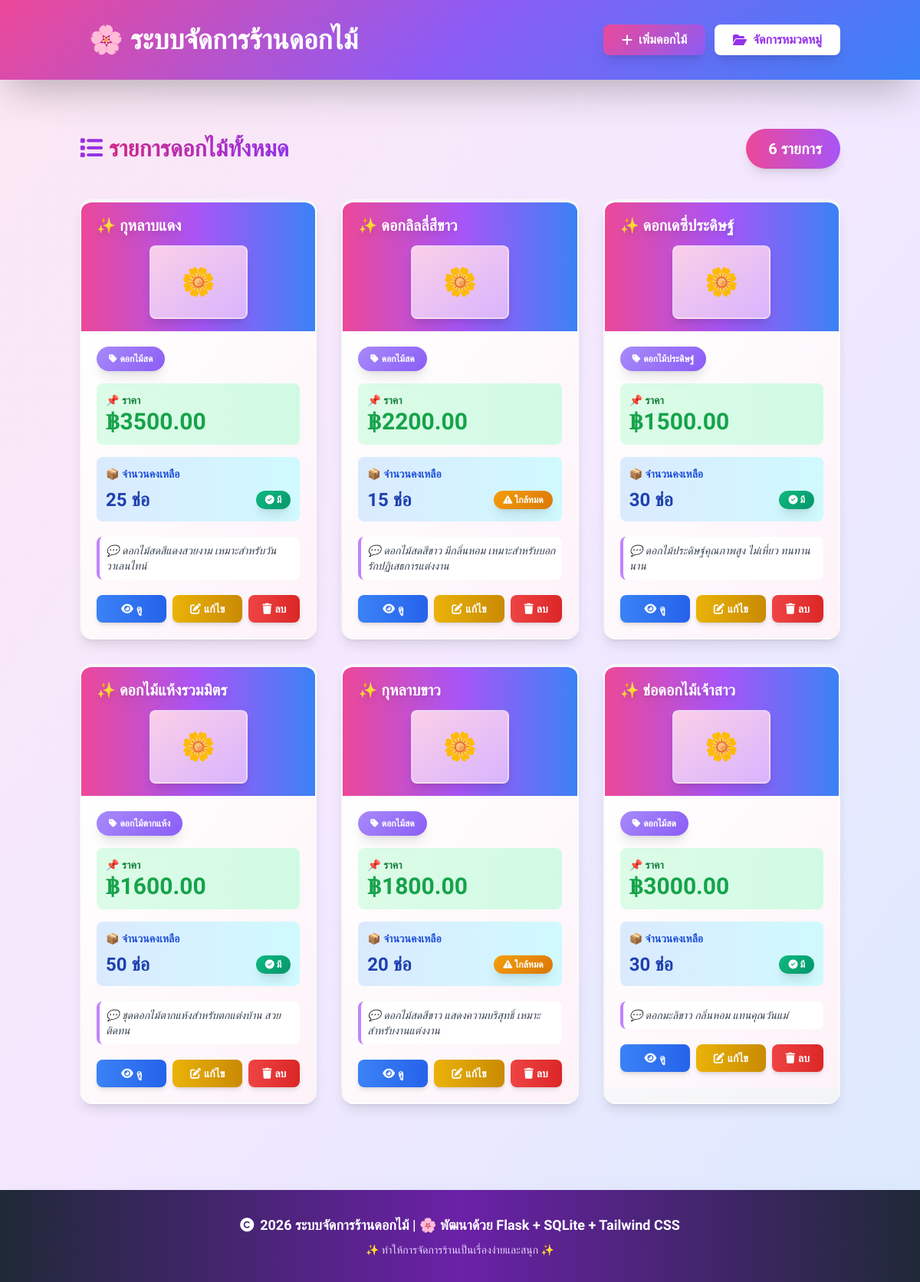
The page / on the database its author committed.
### tables this page shows
CREATE TABLE Flowers (
    flower_id INTEGER PRIMARY KEY AUTOINCREMENT,
    flower_name TEXT NOT NULL,
    category_id INTEGER NOT NULL,
    price REAL NOT NULL CHECK(price > 0),
    quantity INTEGER NOT NULL CHECK(quantity >= 0),
    description TEXT, image_url TEXT,
    FOREIGN KEY (category_id) REFERENCES Categories(category_id)
);

CREATE TABLE Categories (
    category_id INTEGER PRIMARY KEY AUTOINCREMENT,
    category_name TEXT NOT NULL UNIQUE
);

### app.py (the view)
@app.route('/')
def index():
    flowers = get_flowers()
    return render_template('index.html', flowers=flowers)

### app.py (called while the page is built)
def get_db_connection():
    conn = sqlite3.connect(DATABASE)
    conn.row_factory = sqlite3.Row
    return conn

def get_flowers():
    conn = get_db_connection()
    cursor = conn.cursor()
    cursor.execute('''
        SELECT f.flower_id, f.flower_name, c.category_name, f.price,
               f.quantity, f.description, f.category_id, f.image_url
        FROM Flowers f
        INNER JOIN Categories c ON f.category_id = c.category_id
        ORDER BY f.flower_id
    ''')
    flowers = cursor.fetchall()
    conn.close()
    return flowers

### templates/index.html (shortened to what this page needs)
<!DOCTYPE html>
<html lang="th">
<head>
    <script src="https://cdn.tailwindcss.com"></script>
    <link rel="stylesheet" href="https://cdnjs.cloudflare.com/ajax/libs/font-awesome/6.4.0/css/all.min.css">
</head>
<body class="bg-gradient-to-br from-pink-100 via-purple-100 to-blue-100 min-h-screen">
    <header class="gradient-header text-white py-8 shadow-2xl sticky top-0 z-50">
        <div class="container mx-auto px-4">
            <div class="flex items-center justify-between flex-wrap gap-4">
                <div class="flex items-center gap-3">
                    <h1 class="text-4xl font-bold">🌸 ระบบจัดการร้านดอกไม้</h1>
                </div>
                <nav class="flex gap-3 flex-wrap">
                    <a href="{{ url_for('add_flower') }}" class="btn-gradient text-white px-6 py-2 rounded-lg font-semibold flex items-center gap-2 shadow-lg">
                        <i class="fas fa-plus"></i> เพิ่มดอกไม้
                    </a>
                    <a href="{{ url_for('categories') }}" class="bg-white text-purple-600 px-6 py-2 rounded-lg font-semibold hover:bg-purple-100 transition flex items-center gap-2 shadow-lg">
                        <i class="fas fa-folder-open"></i> จัดการหมวดหมู่
                    </a>
                </nav>
            </div>
        </div>
    </header>
    <main class="container mx-auto px-4 py-12">
        {% if flowers %}
            <div class="mb-10 flex justify-between items-center flex-wrap gap-4">
                <div>
                    <h2 class="text-3xl font-bold text-transparent bg-clip-text bg-gradient-to-r from-pink-600 to-purple-600">
                        <i class="fas fa-list text-purple-600 mr-2"></i>รายการดอกไม้ทั้งหมด
                    </h2>
                </div>
                <div class="bg-gradient-to-r from-pink-500 to-purple-500 text-white px-6 py-3 rounded-full font-bold shadow-lg text-xl">
                     {{ flowers|length }} รายการ
                </div>
            </div>
            <div class="grid grid-cols-1 md:grid-cols-2 lg:grid-cols-3 xl:grid-cols-4 gap-8">
                {% for flower in flowers %}
                    <div class="flower-card bg-white rounded-2xl shadow-lg overflow-hidden border-t-4 border-gradient-to-r from-pink-500 to-purple-500 hover:shadow-2xl backdrop-blur">
                        <div class="bg-gradient-to-r from-pink-500 via-purple-500 to-blue-500 px-5 py-4">
                            <h3 class="text-xl font-bold text-white truncate drop-shadow-lg">✨ {{ flower['flower_name'] }}</h3>
                            <div class="mt-3 flex justify-center">
                                {% if flower['image_url'] %}
                                    <div class="w-32 h-24 bg-gradient-to-br from-pink-200 to-purple-300 rounded-lg shadow-lg border-2 border-white/30 flex items-center justify-center text-4xl flower-emoji" style="display: none;">
                                        {% if 'กุหลาบ' in flower['category_name'] %}
                                            🌹
                                        {% elif 'ทานตะวัน' in flower['category_name'] %}
                                            🌻
                                        {% elif 'ลิลลี่' in flower['category_name'] or 'ลิลลี' in flower['category_name'] %}
                                            🌸
                                        {% elif 'ดอกลำดวน' in flower['category_name'] or 'ลำดวน' in flower['category_name'] %}
                                            🌺
                                        {% elif 'ดอกไม้เมืองหนาว' in flower['category_name'] or 'เมืองหนาว' in flower['category_name'] %}
                                            ❄️
                                        {% elif 'ดอกบัว' in flower['category_name'] or 'บัว' in flower['category_name'] %}
                                            🪷
                                        {% else %}
                                            🌼
                                        {% endif %}
                                    </div>
                                {% endif %}
                            </div>
                        </div>
                        <div class="p-5 bg-gradient-to-br from-white to-pink-50">
                            <div class="mb-4">
                                <span class="category-badge text-white text-xs font-bold px-4 py-2 rounded-full inline-block shadow-lg">
                                    <i class="fas fa-tag mr-1"></i>{{ flower['category_name'] }}
                                </span>
                            </div>
                            <div class="mb-4 bg-gradient-to-r from-green-100 to-emerald-100 p-3 rounded-lg">
                                <p class="text-green-700 text-sm font-semibold">📌 ราคา</p>
                                <p class="text-3xl font-bold text-green-600">฿{{ "%.2f"|format(flower['price']) }}</p>
                            </div>
                            <div class="mb-5 bg-gradient-to-r from-blue-100 to-cyan-100 p-3 rounded-lg">
                                <p class="text-blue-700 text-sm font-semibold mb-2">📦 จำนวนคงเหลือ</p>
                                <div class="flex items-center justify-between">
                                    <p class="text-2xl font-bold text-blue-800">{{ flower['quantity'] }} ช่อ</p>
                                    {% if flower['quantity'] > 20 %}
                                        <span class="status-badge in-stock text-white text-xs font-bold px-3 py-1 rounded-full shadow-lg">
                                            <i class="fas fa-check-circle"></i> มี
                                        </span>
                                    {% elif flower['quantity'] > 0 %}
                                        <span class="status-badge low-stock text-white text-xs font-bold px-3 py-1 rounded-full shadow-lg">
                                            <i class="fas fa-exclamation-triangle"></i> ใกล้หมด
                                        </span>
                                    {% else %}
                                        <span class="status-badge out-stock text-white text-xs font-bold px-3 py-1 rounded-full shadow-lg">
                                            <i class="fas fa-times-circle"></i> หมด
                                        </span>
                                    {% endif %}
                                </div>
                            </div>
                            <p class="text-gray-700 text-sm mb-5 line-clamp-2 italic bg-white p-2 rounded-lg border-l-4 border-purple-400">
                                💬 {{ flower['description'] or 'ไม่มีรายละเอียด' }}
                            </p>
                            <div class="flex gap-2">
                                <a href="{{ url_for('view_flower', flower_id=flower['flower_id']) }}"
                                   class="flex-1 bg-gradient-to-r from-blue-500 to-blue-600 hover:from-blue-600 hover:to-blue-700 text-white py-2 px-3 rounded-lg font-semibold text-center transition text-sm shadow-md hover:shadow-lg transform hover:scale-105">
                                    <i class="fas fa-eye mr-1"></i>ดู
                                </a>
                                <a href="{{ url_for('edit_flower', flower_id=flower['flower_id']) }}"
                                   class="flex-1 bg-gradient-to-r from-yellow-500 to-yellow-600 hover:from-yellow-600 hover:to-yellow-700 text-white py-2 px-3 rounded-lg font-semibold text-center transition text-sm shadow-md hover:shadow-lg transform hover:scale-105">
                                    <i class="fas fa-edit mr-1"></i>แก้ไข
                                </a>
                                <form action="{{ url_for('delete_flower', flower_id=flower['flower_id']) }}" method="POST" class="flex-1" onsubmit="return confirm('คุณแน่ใจหรือว่าจะลบรายการนี้?');">
                                    <button type="submit" class="w-full bg-gradient-to-r from-red-500 to-red-600 hover:from-red-600 hover:to-red-700 text-white py-2 px-3 rounded-lg font-semibold transition text-sm shadow-md hover:shadow-lg transform hover:scale-105">
                                        <i class="fas fa-trash mr-1"></i>ลบ
                                    </button>
                                </form>
                            </div>
                        </div>
                    </div>
                {% endfor %}
            </div>
        {% endif %}
    </main>
    <footer class="bg-gradient-to-r from-gray-800 via-purple-800 to-gray-800 text-white text-center py-8 mt-16 shadow-2xl">
        <p class="text-lg font-semibold"><i class="fas fa-copyright mr-2"></i>2026 ระบบจัดการร้านดอกไม้ | 🌸 พัฒนาด้วย Flask + SQLite + Tailwind CSS</p>
        <p class="text-sm text-purple-200 mt-2">✨ ทำให้การจัดการร้านเป็นเรื่องง่ายและสนุก ✨</p>
    </footer>
</body>
</html>

### templates/index.html (style rules this page uses)
* { font-family: 'Kanit', sans-serif; }
.gradient-header { background: linear-gradient(135deg, #ec4899 0%, #8b5cf6 50%, #3b82f6 100%); }
.flower-card { transition: transform 0.3s ease, box-shadow 0.3s ease; border: 2px solid transparent; background: linear-gradient(135deg, #ffffff 0%, #f3f4f6 100%); }
.status-badge { position: relative; display: inline-block; }
.status-badge.in-stock { background: linear-gradient(135deg, #10b981 0%, #059669 100%); }
.status-badge.low-stock { background: linear-gradient(135deg, #f59e0b 0%, #d97706 100%); }
.category-badge { background: linear-gradient(135deg, #a78bfa 0%, #8b5cf6 100%); animation: pulse 2s cubic-bezier(0.4, 0, 0.6, 1) infinite; }
.btn-gradient { background: linear-gradient(135deg, #ec4899 0%, #8b5cf6 100%); transition: all 0.3s ease; }
.flower-emoji { animation: float 3s ease-in-out infinite; }

### rows shown on the page
Flowers: flower_name "กุหลาบแดง", category_name "ดอกไม้สด", price "3500.00", quantity "25", shows "มี", description "ดอกไม้สดสีแดงสวยงาม เหมาะสำหรับวันวาเลนไทน์"
Flowers: flower_name "ดอกลิลลี่สีขาว", category_name "ดอกไม้สด", price "2200.00", quantity "15", shows "ใกล้หมด", description "ดอกไม้สดสีขาว มีกลิ่นหอม เหมาะสำหรับบอกรักปฏิเสธการแต่งงาน"
Flowers: flower_name "ดอกเดซี่ประดิษฐ์", category_name "ดอกไม้ประดิษฐ์", price "1500.00", quantity "30", shows "มี", description "ดอกไม้ประดิษฐ์คุณภาพสูง ไม่เหี่ยว ทนทานนาน"
Flowers: flower_name "ดอกไม้แห้งรวมมิตร", category_name "ดอกไม้ตากแห้ง", price "1600.00", quantity "50", shows "มี", description "ชุดดอกไม้ตากแห้งสำหรับตกแต่งบ้าน สวย ติดทน"
Flowers: flower_name "กุหลาบขาว", category_name "ดอกไม้สด", price "1800.00", quantity "20", shows "ใกล้หมด", description "ดอกไม้สดสีขาว แสดงความบริสุทธิ์ เหมาะสำหรับงานแต่งงาน"
Flowers: flower_name "ช่อดอกไม้เจ้าสาว", category_name "ดอกไม้สด", price "3000.00", quantity "30", shows "มี", description "ดอกมะลิขาว กลิ่นหอม แทนคุณวันแม่"

### other values the page prints
{{ flowers|length }} "6"
